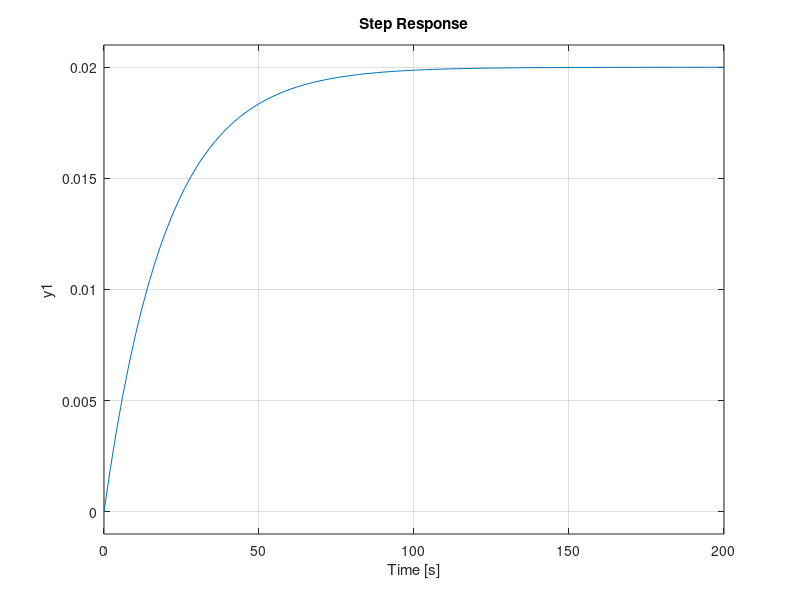

This chart was generated by the following MATLAB code:
%
m = 1000;
b = 50;
u = 500;
num = [1];
den = [m b];
cruise = tf(num, den)
step(cruise);
step(u*cruise);
%
A = [-b/m];
B = [1/m];
C = [1];
D = 0;
Cruise = ss(A, B, C, D)
step(Cruise)


